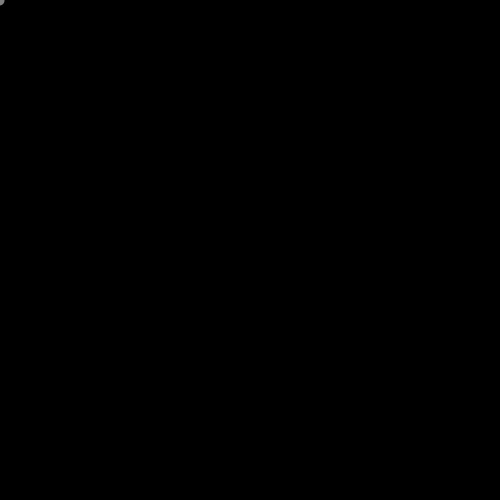
Frame 1 (no input)
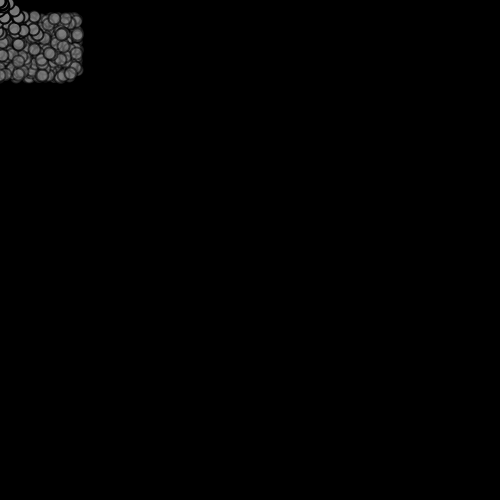
Frame 60 (the mouse pressed at the canvas centre just before this capture)
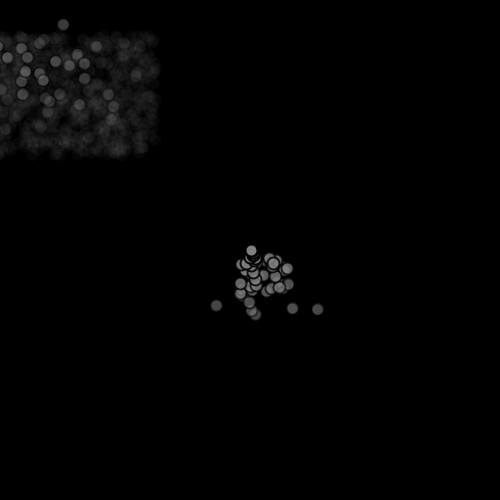
Frame 120 (the mouse held since frame 60 and released just before this capture)

The Processing sketch that drew these frames (run headless with seeded random() and noise(); from frame 60 on, the mouse is pressed at the canvas centre):

// Processing sketch: ArrayList_Iterator
// ── ArrayList_Iterator.pde
ParticleSystem system;
void setup(){
  size(500,500);
  system = new ParticleSystem(1000);
}
void draw(){
  background(0);
  system.addParticle();
  //update and align the emmitter location to our mouse position
  system.update(new PVector(mouseX, mouseY));
}

// ── Particle.pde
/**
* Code adapted from NOC chapter 4
**/
class Particle
{
  PVector loc;
  PVector velocity;
  PVector acceleration;
  float lifespan;
  float mass;
  
  public Particle(PVector location){
     this.loc = location.get();
     this.lifespan = 255.0;
     this.mass = 4.5;
     this.velocity = new PVector(random(-1,1), random(0,1));
     this.acceleration = new PVector(0.3,0.3);
  }
  
  void run() {
    update();
    display();
  }

  void applyForce(PVector force) {
    PVector f = force.get();
    f.div(mass);   
    acceleration.add(f);
  }

  // Method to update location
  void update() {
    velocity.add(acceleration);
    loc.add(velocity);
    acceleration.mult(0);
    lifespan -= 2.0;
  }

  // Method to display
  void display() {
    stroke(0,lifespan);
    strokeWeight(2);
    fill(127,lifespan);
    ellipse(loc.x,loc.y,12,12);
  }

  // Is the particle still useful?
  boolean isDead() {
    if (lifespan < 0.0) {
      return true;
    } else {
      return false;
    }
  }
}

// ── ParticleSystem.pde
import java.util.ArrayList;
import java.util.Iterator;

class ParticleSystem
{
  ArrayList<Particle> particles = new ArrayList<Particle>();
  PVector emmitterLocation;
  
  ParticleSystem(int numParticles){
    this.emmitterLocation = new PVector(mouseX,mouseY);
    for(int i=0; i < numParticles; i++){
      //add a new particle to our particles ArrayList
      particles.add(new Particle(emmitterLocation));
    }
  }
  
  void update(PVector loc){
    emmitterLocation = loc.get();
    
    //create an ArrayList iterator
    Iterator<Particle> it = particles.iterator();
    
    while(it.hasNext()){
      //it.next() returns our next Particle object
      Particle particle = it.next();
      particle.update();
      if(particle.isDead()){
        it.remove();//notice how we call remove on the iterator
      } else {
        particle.display();
      }
    }
    
  }
  
  void addParticle(){
    particles.add(new Particle(emmitterLocation));
  }
  
}
